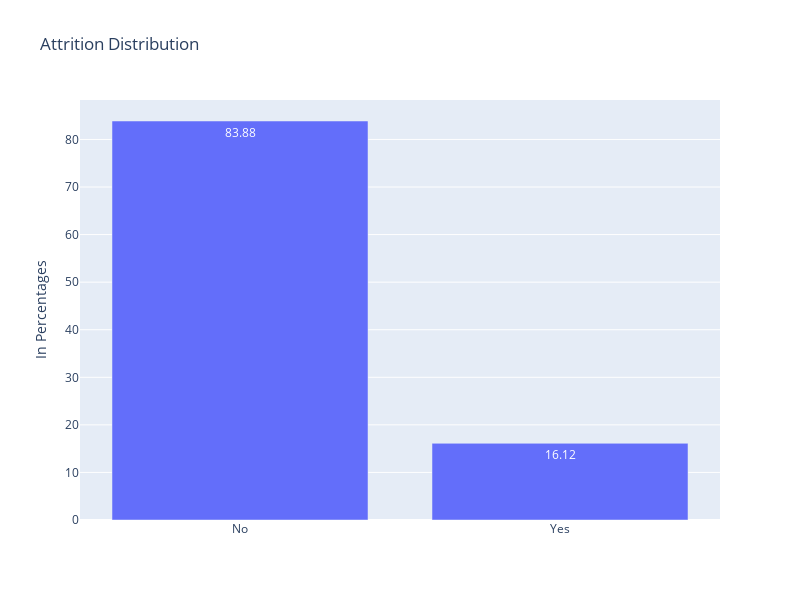

Here is the notebook cell this chart was saved with:
### Code cell
temp = hr_data.Attrition.value_counts()/sum(hr_data.Attrition.value_counts())*100
trace = go.Bar(x=temp.index,
               y= np.round(temp.values,2),
               text = np.round(temp.values,2),
               textposition = 'auto',
               name = 'Attrition')
data = [trace]
layout = go.Layout(yaxis=dict(title = "In Percentages",),
                   autosize=False,
                   width=800,
                   height=600,
                   title = "Attrition Distribution")

fig = go.Figure(data=data, layout=layout)
iplot(fig)
del temp

### Figure 1 — Plotly figure (JSON) as saved in the notebook; plotly's stock layout.template omitted (floating-point values rounded to 4 significant figures)
{"data": [{"name": "Attrition", "text": [83.88, 16.12], "textposition": "auto", "type": "bar", "x": ["No", "Yes"], "y": [83.88, 16.12]}], "layout": {"autosize": false, "height": 600, "title": {"text": "Attrition Distribution"}, "width": 800, "yaxis": {"title": {"text": "In Percentages"}}}}
